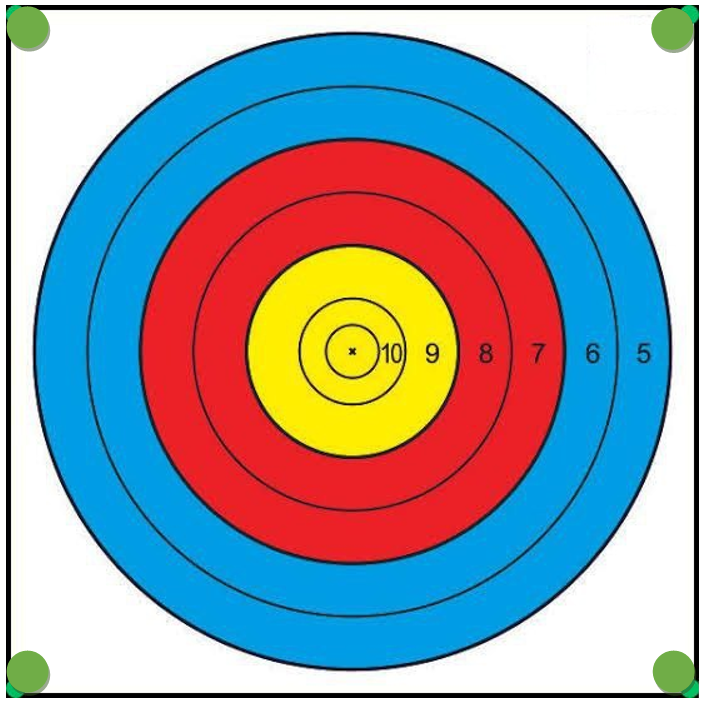
#> input picture image2.png, 705 x 704 px
$ python latihan.py
#> lines starting #> are read from the running program, lines starting #| are printed output that depends on the picture; after the words box and inside, x2 and y2 are one past the last pixel; in counts of white or black regions, pixels touching at a corner belong together
import cv2
import numpy as np

def detect_green_circles(image_path, min_hue, max_hue, min_saturation, max_saturation, min_value, max_value):
    # Baca gambar
#> called with image_path = 'image2.png', min_hue = 48, max_hue = 48, min_saturation = 150, max_saturation = 150, min_value = 173, max_value = 173
    image = cv2.imread(image_path)
#> image is the input picture: shape (704, 705, 3); mean B, G, R 166.9, 157.5, 147

    # Konversi gambar ke HSV
    hsv = cv2.cvtColor(image, cv2.COLOR_BGR2HSV)
#> hsv: shape (704, 705, 3); mean H, S, V 78.5, 156.4, 223.2

    # Definisikan batasan warna hijau di HSV
    lower_green = np.array([min_hue, min_saturation, min_value])
    upper_green = np.array([max_hue, max_saturation, max_value])

    # Thresholding untuk mendapatkan hanya warna hijau
    mask = cv2.inRange(hsv, lower_green, upper_green)
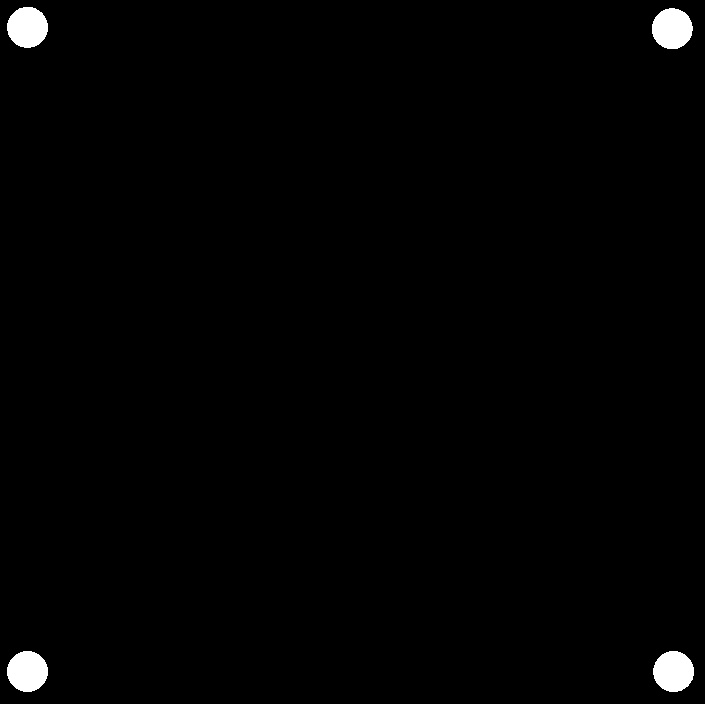
#> mask: shape (704, 705); 1.1% white; 4 white regions

    # Cari kontur di masker
    contours, _ = cv2.findContours(mask, cv2.RETR_TREE, cv2.CHAIN_APPROX_SIMPLE)
#> contours = 4 contours; box (x1, y1, x2, y2) and area: (7, 7, 48, 48) 1256, (7, 651, 48, 692) 1256, (653, 651, 694, 692) 1256, (652, 8, 693, 49) 1254

    centers = []

    # Iterasi melalui setiap kontur yang ditemukan
    for contour in contours:
        # Hitung momen kontur
        M = cv2.moments(contour)
        if M["m00"] != 0:
            cX = int(M["m10"] / M["m00"])
            cY = int(M["m01"] / M["m00"])
            centers.append((cX, cY))
            # Gambar lingkaran dan pusat kontur (opsional untuk visualisasi)
            cv2.circle(image, (cX, cY), 10, (0, 255, 0), -1)
        else:
            cX, cY = 0, 0
#> this loop made 4 passes
#> (cX, cY) on passes 1 to 4: (673, 671), (27, 671), (671, 28), (27, 26)
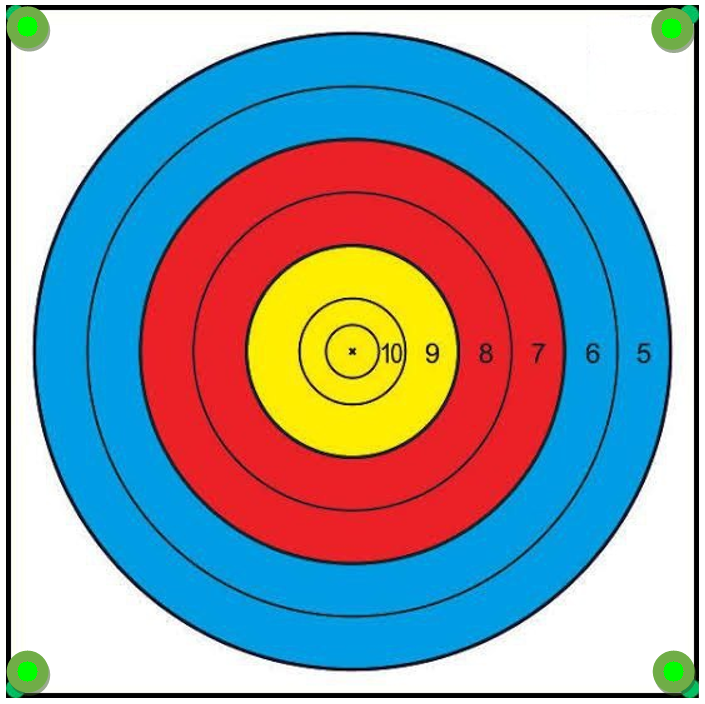
#> image: shape (704, 705, 3); 0.26% of pixels changed, all inside (x1, y1, x2, y2) = (17, 16, 684, 682)
#> after the loop, centers = [(673, 671), (27, 671), (671, 28), (27, 26)]

    # Tampilkan gambar (opsional untuk visualisasi)
    cv2.imshow("Detected Circles", image)
    cv2.waitKey(0)
    cv2.destroyAllWindows()

    return centers

# Contoh penggunaan fungsi
image_path = 'image2.png'
min_hue = 48
max_hue = 48
min_saturation = 150
max_saturation = 150
min_value = 173
max_value = 173

centers = detect_green_circles(image_path, min_hue, max_hue, min_saturation, max_saturation, min_value, max_value)
#> centers = [(673, 671), (27, 671), (671, 28), (27, 26)]
print(centers)
#| [(673, 671), (27, 671), (671, 28), (27, 26)]
print("Pusat dari lingkaran hijau yang terdeteksi:", centers)
#| Pusat dari lingkaran hijau yang terdeteksi: [(673, 671), (27, 671), (671, 28), (27, 26)]

$ run again, with miring.png copied over image2.png
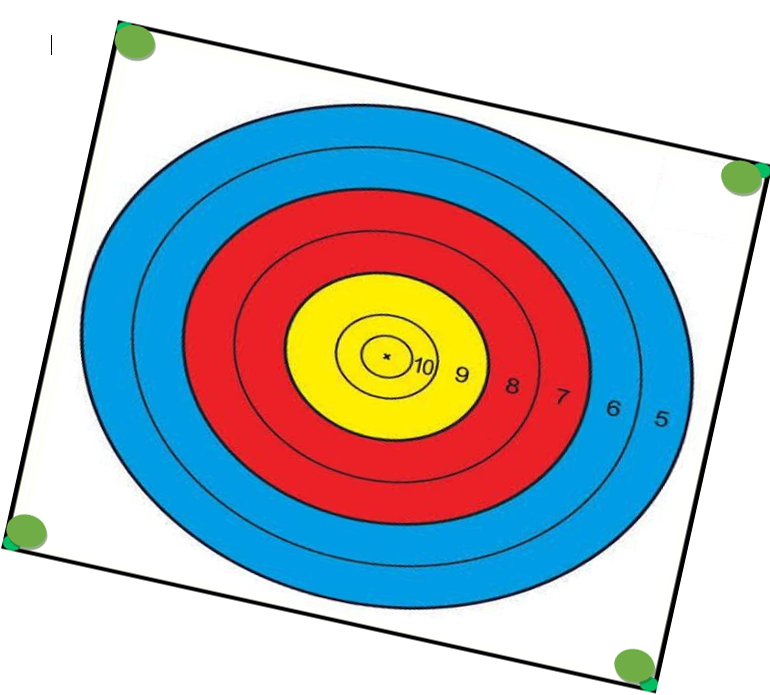
#> input picture miring.png, 770 x 695 px
#> in detect_green_circles, image is the input picture: shape (695, 770, 3); mean B, G, R 193.2, 186.6, 179.2
#> hsv: shape (695, 770, 3); mean H, S, V 54.8, 108.5, 232.7
#> in detect_green_circles, `mask = cv2.inRange(hsv, lower_green, upper_green)`:
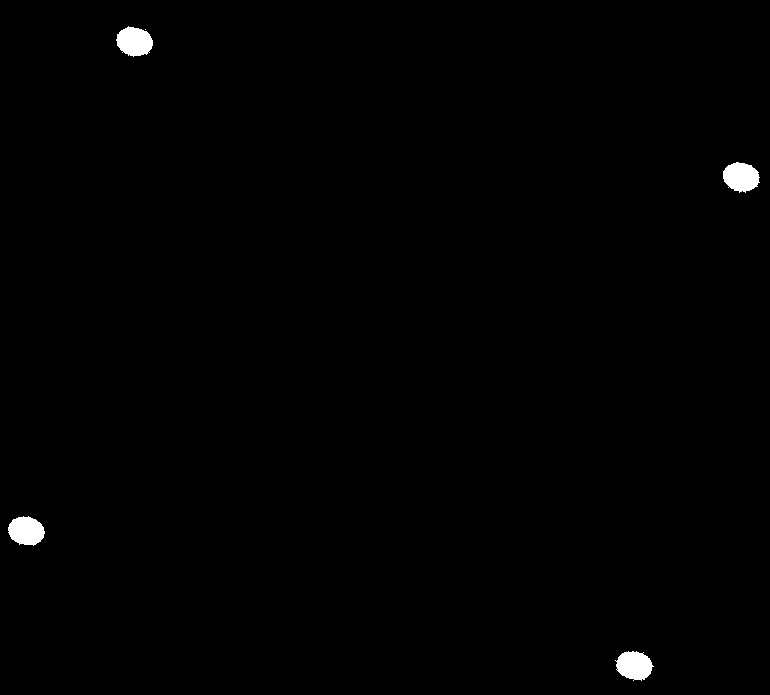
#> mask: shape (695, 770); 0.62% white; 5 white regions (1 under 20 px)
#> contours = 6 contours, 2 with area under 20; largest, box (x1, y1, x2, y2) and area: (723, 162, 760, 193) 790, (116, 26, 153, 57) 786, (615, 651, 654, 681) 777, (8, 516, 45, 546) 776
#> the loop in detect_green_circles, `for contour in contours:` made 6 passes
#> (contour, cX, cY) on passes 2, 5: ([[616, 669], [617, 668], [618, 669], [617, 670]], 617, 669), ([[145, 29]], 0, 0)
#> after the loop in detect_green_circles, `for contour in contours:`:
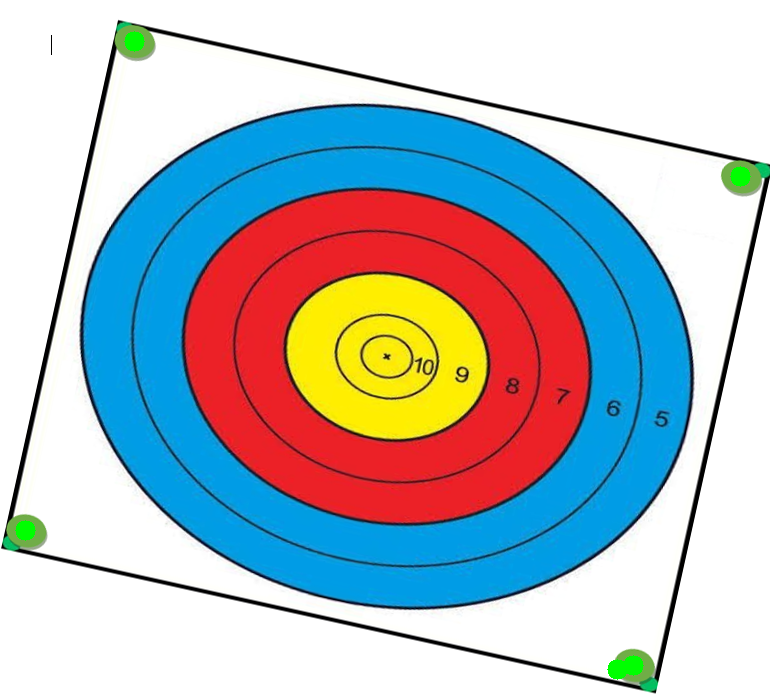
#> image: shape (695, 770, 3); 0.29% of pixels changed, all inside (x1, y1, x2, y2) = (15, 31, 751, 680)
#> after the loop in detect_green_circles, `for contour in contours:`: centers = [(633, 665), (617, 669), (25, 530), (740, 176), (134, 41)]
#| [(633, 665), (617, 669), (25, 530), (740, 176), (134, 41)]
#| Pusat dari lingkaran hijau yang terdeteksi: [(633, 665), (617, 669), (25, 530), (740, 176), (134, 41)]
